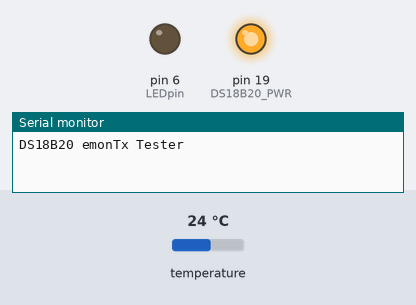
This sketch was run on a simulated Arduino Uno, built with avr-gcc and run on an emulated ATmega328P. Parts: output pins drawn as LEDs (lit = HIGH), the last lines printed to the serial monitor. The inputs (shaded band) are chosen by the test bench; at power-on: temperature 24 °C.

Above: at 0.2 s.
At 3.0 s:
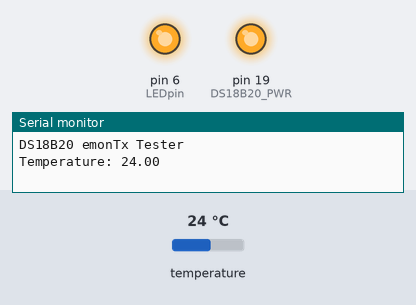
Timing chart, 0 to 4.5 s (numbered marks = the images above):
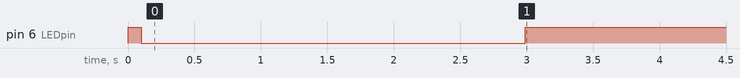

The sketch:

src.ino
```cpp
#include <OneWire.h>
#include <DallasTemperature.h>

// Data wire is plugged into port 2 on the Arduino
#define ONE_WIRE_BUS 5
#define TEMPERATURE_PRECISION 9 // Lower resolution
const byte DS18B20_PWR=            19;
const byte LEDpin=                 6;


// Setup a oneWire instance to communicate with any OneWire devices (not just Maxim/Dallas temperature ICs)
OneWire oneWire(ONE_WIRE_BUS);

// Pass our oneWire reference to Dallas Temperature.
DallasTemperature sensors(&oneWire);

int numberOfDevices; // Number of temperature devices found

DeviceAddress tempDeviceAddress; // We'll use this variable to store a found device address

void setup(void)
{
  // start serial port
  Serial.begin(115200);
  Serial.println("DS18B20 emonTx Tester");

  pinMode(LEDpin, OUTPUT);
  pinMode(DS18B20_PWR, OUTPUT);
  digitalWrite(DS18B20_PWR, HIGH);
  digitalWrite(LEDpin, HIGH); delay(100); digitalWrite(LEDpin, LOW);

  // Start up the library
  sensors.begin();
  delay(1000);  //added to give the onewire stuff time to initialize.
  sensors.requestTemperatures();

  // Grab a count of devices on the wire
  numberOfDevices = sensors.getDeviceCount();

  // locate devices on the bus
  //Serial.print("Locating devices...");

  //Serial.print("Found ");
  //Serial.print(numberOfDevices, DEC);
  //Serial.println(" devices.");

  // report parasite power requirements
  //Serial.print("Parasite power is: ");
  //if (sensors.isParasitePowerMode()) Serial.println("ON");
  //else Serial.println("OFF");

  // Loop through each device, print out address
  for(int i=0;i<numberOfDevices; i++)
  {
    // Search the wire for address
    if(sensors.getAddress(tempDeviceAddress, i))
	{

		//Serial.print("Found device ");
		//Serial.print(i, DEC);
		//Serial.print(" with address: ");
		//printAddress(tempDeviceAddress);
		//Serial.println();

		//Serial.print("Setting resolution to ");
		//Serial.println(TEMPERATURE_PRECISION, DEC);

		// set the resolution to TEMPERATURE_PRECISION bit (Each Dallas/Maxim device is capable of several different resolutions)
		sensors.setResolution(tempDeviceAddress, TEMPERATURE_PRECISION);

		//Serial.print("Resolution actually set to: ");
		//Serial.print(sensors.getResolution(tempDeviceAddress), DEC);
		//Serial.println();
    sensors.requestTemperatures();
    delay(1000);  //some DS19B20 can take 750ms to perform temp conversion. Fix for 2021 batch of RJ45 temp sensors
    Serial.print("Temperature: ");
    float tempC = sensors.getTempC(tempDeviceAddress);
    if ((tempC<80.0) && (tempC>-10.0)){
      Serial.print(tempC);
      Serial.println();
      digitalWrite(LEDpin, HIGH);
    } else {
      Serial.print("ERROR temperature out of limit ");
      Serial.print(tempC);
      digitalWrite(LEDpin, LOW);
    }
    //printTemperature(tempDeviceAddress); // Use a simple function to print out the data

	}else{
		Serial.print("Found ghost device at ");
		Serial.print(i, DEC);
		Serial.print(" but could not detect address. Check power and cabling");
    digitalWrite(LEDpin, LOW);
	}
  }

}

// function to print the temperature for a device
void printTemperature(DeviceAddress deviceAddress)
{
  // method 1 - slower
  //Serial.print("Temp C: ");
  //Serial.print(sensors.getTempC(deviceAddress));
  //Serial.print(" Temp F: ");
  //Serial.print(sensors.getTempF(deviceAddress)); // Makes a second call to getTempC and then converts to Fahrenheit

  // method 2 - faster
  float tempC = sensors.getTempC(deviceAddress);
  Serial.print("Temp C: ");
  Serial.print(tempC);
  Serial.print(" Temp F: ");
  Serial.println(DallasTemperature::toFahrenheit(tempC)); // Converts tempC to Fahrenheit
}

void loop()
{

 // while(1){

  //}
  // // call sensors.requestTemperatures() to issue a global temperature
  // // request to all devices on the bus
  // Serial.print("Requesting temperatures...");
  // sensors.requestTemperatures(); // Send the command to get temperatures
  // Serial.println("DONE");
  //
  //
  // // Loop through each device, print out temperature data
  // for(int i=0;i<numberOfDevices; i++)
  // {
  //   // Search the wire for address
  //   if(sensors.getAddress(tempDeviceAddress, i))
	// {
	// 	// Output the device ID
	// 	Serial.print("Temperature for device: ");
	// 	Serial.println(i,DEC);
  //
	// 	// It responds almost immediately. Let's print out the data
	// 	printTemperature(tempDeviceAddress); // Use a simple function to print out the data
	// }
	// //else ghost device! Check your power requirements and cabling
  //
  // }


      delay(1000);  //some DS19B20 can take 750ms to perform temp conversion. Fix for 2021 batch of RJ45 temp sensors
    Serial.print("Temperature: ");
    float tempC = sensors.getTempC(tempDeviceAddress);
    if ((tempC<80.0) && (tempC>-10.0)){
      Serial.print(tempC);
      Serial.println();
      digitalWrite(LEDpin, HIGH);
    } else {
      Serial.print("ERROR temperature out of limit ");
      Serial.print(tempC);
      digitalWrite(LEDpin, LOW);
    }

}

// function to print a device address
void printAddress(DeviceAddress deviceAddress)
{
  for (uint8_t i = 0; i < 8; i++)
  {
    if (deviceAddress[i] < 16) Serial.print("0");
    Serial.print(deviceAddress[i], HEX);
  }
}
```
